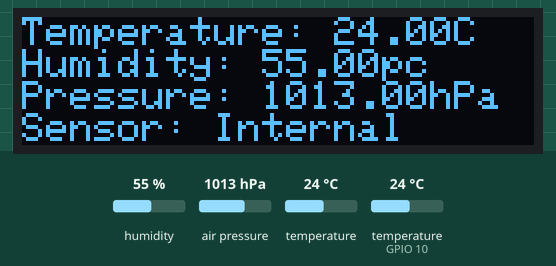
Recording of a program running on a simulated ESP32-C3. Parts: 128×32 one-colour display. The inputs (shaded band) are chosen by the test bench; at power-on: humidity 55 %, air pressure 1013 hPa, temperature 24 °C, temperature (sensor on GPIO 10) 24 °C. What the program prints to the serial monitor is not drawn.

Above: at 1.2 s.
1.3 s: humidity set to 22 %
At 2.4 s:
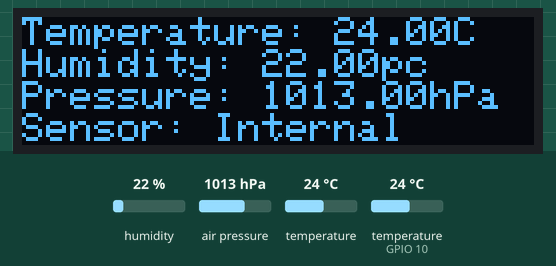
3.5 s: air pressure set to 952 hPa
At 4.9 s:
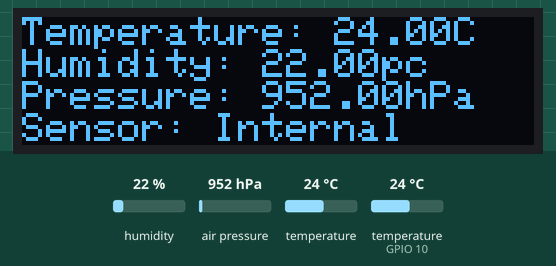
5.6 s: temperature (sensor 0) set to 12 °C
At 11.2 s:
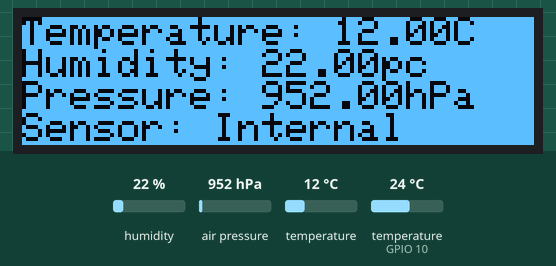
11.3 s: humidity set to 40 %
At 13.6 s:
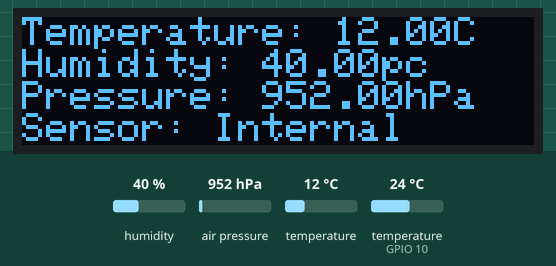
14.7 s: air pressure set to 975 hPa
At 17.3 s:
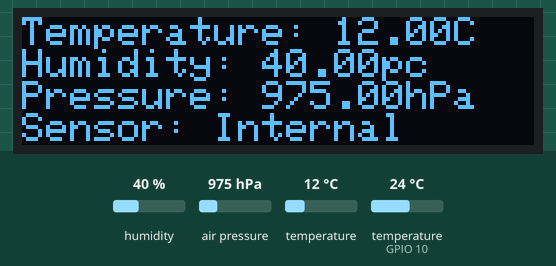
Timing chart, 0 to 18.7 s (numbered marks = the images above; inputs shaded):
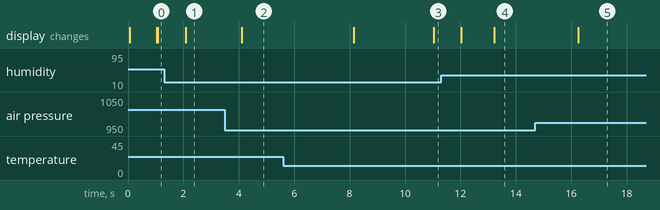

Measured:
- after the input at 1.3 s, the display: changes after 0.78 s (image 1)
- after the input at 3.5 s, the display: changes after 0.61 s (image 2)
- after the input at 5.6 s, the display: first changes after 2.6 s (image 3 shows a later state)
- after the input at 11.3 s, the display: first differs from a run without the input after 1.9 s (image 4)
- after the input at 14.7 s, the display: changes after 1.6 s (image 5)

The program:

main.cpp
```cpp
#include <Arduino.h>
#include <Wire.h>
#include <Adafruit_GFX.h>
#include <Adafruit_SSD1306.h>
#include <Adafruit_Sensor.h>
#include <Adafruit_I2CDevice.h>
#include <Adafruit_BME280.h>

#include <OneWire.h>
#include <DallasTemperature.h>

#include "device.hpp"

#define DEVICE_STRING "<TempStick 0> | "
#define BUTTON_PIN 0

Adafruit_BME280 bme280;
Adafruit_SSD1306 display = Adafruit_SSD1306(128, 32, &Wire);

OneWire oneWire(10);
DallasTemperature external_sensor(&oneWire);
DeviceAddress temp_addr;

Device dev;

void detectBME280(void){
    if(!bme280.begin(0x76, &Wire)){
        dev.InternalAvailable(false);
    }else{
        dev.InternalAvailable(true);
    }
}

void getDataFromSensor(void* parameter){
    detectBME280();
    external_sensor.begin();

    while(true){
        if(dev.IsInternalAvailable()){
            dev.UpdateInternalValues({bme280.readTemperature(), bme280.readHumidity(),bme280.readPressure() / 100.0});
        } else {
            dev.UpdateInternalValues({0, 0, 0});
            detectBME280();
        }

        external_sensor.requestTemperatures(); // Send the command to get temperatures
        if(!external_sensor.getAddress(temp_addr, 0)){
            dev.UpdateExternalValues(0);
            dev.ExternalAvailable(false);
        } else {
            dev.UpdateExternalValues(external_sensor.getTempC(temp_addr));
            dev.ExternalAvailable(true);
        }

        vTaskDelay(1000);
    }
}

void sendDataSerial(void* parameter){
    while(true){
        Serial.print(DEVICE_STRING);
        //Internal Sensor
        if(dev.IsInternalAvailable()){
            auto internal_data = dev.GetInternalValues();
            Serial.printf("%.02f, %.02f, %.02f | ",
                        std::get<0>(internal_data),
                        std::get<1>(internal_data),
                        std::get<2>(internal_data));
        } else {
            Serial.printf("no_data | ");
        }

        //External Sensor
        if(dev.IsExternalAvailable()){
            auto external_data = dev.GetExternalValues();
            Serial.printf("%.02f\n", external_data);
        } else {
            Serial.printf("no_data\n");
        }

        vTaskDelay(1000);
    }
}

void buttonPressSimulator(void* parameter){
    while(true){
        dev.ButtonPress();
        vTaskDelay(1000);
    }
}

void screenDisplay(void* parameter){
    display.setTextSize(1);
    display.setTextColor(SSD1306_WHITE);
    display.clearDisplay();
    display.display();

    while(true){
        display.clearDisplay();

        switch (dev.ScreenState()){
        case ScreenState_t::SCREEN_INTERNAL:
            if(dev.IsInternalAvailable()){
                display.setCursor(0,0);

                auto internal_data = dev.GetInternalValues();
                display.printf("Temperature: %.02fC\nHumidity: %.02fpc\nPressure: %.02fhPa\nSensor: Internal",
                    std::get<0>(internal_data),
                    std::get<1>(internal_data),
                    std::get<2>(internal_data));
            } else {
                display.setCursor(0,0);
                display.printf("Internal sensor not available");
            }
            break;
        case ScreenState_t::SCREEN_EXTERNAL:
            display.setCursor(0,0);
            if(dev.IsExternalAvailable()){
                display.printf("Temperature: %.02fC\n\n\nSensor: Probe",
                    dev.GetExternalValues());
            }else{
                display.printf("Sensor not connected\n\n\nSensor: Probe");
            }
            break;
        case ScreenState_t::SCREEN_BLUETOOTH:
            display.setCursor(0,0);
            display.print("Bluetooth");
            break;
        case ScreenState_t::SCREEN_OFF:
            // Do nothing and disables the burn in avoider
            break;
        default:
            break;
        }
        display.display();

        vTaskDelay(1000);
    }
}

void burningAvoider(void* parameter){
    int isInverted = 0;

    while(1){
        if(dev.ScreenState() == ScreenState_t::SCREEN_OFF && !isInverted){
            vTaskDelay(1000);
            continue;
        }
        isInverted = !isInverted;
        display.invertDisplay(isInverted);
        if(isInverted)
            vTaskDelay(1000);
        else
            vTaskDelay(10000);
    }
}

void setup(){
    pinMode(BUTTON_PIN, INPUT_PULLDOWN);
    pinMode(22, INPUT_PULLUP);
    pinMode(21, INPUT_PULLUP);

    Serial.begin(9600);

    while(!display.begin(SSD1306_SWITCHCAPVCC, 0x3C)){
        Serial.println("Failed Initializing display");
        vTaskDelay(1000);
    }

    xTaskCreate(
        burningAvoider,   /* Task function. */
        "BurningAvoider", /* String with name of task. */
        10000,            /* Stack size in bytes. */
        NULL,             /* Parameter passed as input of the task */
        3,                /* Priority of the task. */
        NULL);            /* Task handle. */

    xTaskCreate(sendDataSerial, "SerialData", 10000, NULL, 1, NULL);
    xTaskCreate(screenDisplay, "Display", 10000, NULL, 2, NULL);
    xTaskCreate(getDataFromSensor, "GetData", 10000, NULL, 1, NULL);
    // xTaskCreate(buttonPressSimulator, "SimulatedButton", 10000, NULL, 1, NULL);
}

void loop(){
    if(digitalRead(BUTTON_PIN)){
        dev.ButtonPress();
        delay(1000);
    }
}
```

device.hpp
```cpp
#pragma once
#include<tuple>

enum class ScreenState_t{
    SCREEN_INTERNAL = 0,
    SCREEN_EXTERNAL,
    SCREEN_BLUETOOTH,
    SCREEN_WIFI,
    SCREEN_OFF,
};

class Device{
public:
    bool IsInternalAvailable() const {return internal_.isAvailable;}
    bool IsExternalAvailable() const {return external_.isAvailable;}

    void InternalAvailable(bool status);
    void ExternalAvailable(bool status);

    void ButtonPress();
    void UpdateInternalValues(std::tuple<float, float, float> new_values);
    std::tuple<float, float, float> GetInternalValues();

    void UpdateExternalValues(float new_value);
    float GetExternalValues();

    ScreenState_t ScreenState(){ return screen_state_;}
private:
    struct{
        bool isAvailable;
        float temperature;
        float humidity;
        float pressure;
    }internal_; // bme280

    struct{
        bool isAvailable;
        float temperature;
    }external_; // onewire sensor... TODO: get the name of the sensor

    ScreenState_t screen_state_ = ScreenState_t::SCREEN_INTERNAL;
};
```

device.cpp
```cpp
#include "device.hpp"

void Device::ButtonPress(){
    switch (screen_state_){
    case ScreenState_t::SCREEN_INTERNAL:
        screen_state_ = ScreenState_t::SCREEN_EXTERNAL;
        break;
    case ScreenState_t::SCREEN_EXTERNAL:
        screen_state_ = ScreenState_t::SCREEN_OFF;
        break;
    case ScreenState_t::SCREEN_OFF:
        screen_state_ = ScreenState_t::SCREEN_INTERNAL;
        break;
    // case ScreenState_t::SCREEN_WIFI:
    //     screen_state_ = ScreenState_t::SCREEN_INTERNAL;
    //     break;
    default:
        screen_state_ = ScreenState_t::SCREEN_INTERNAL;
        break;
    }
}

void Device::UpdateInternalValues(std::tuple<float, float, float> new_values){
    internal_.temperature = std::get<0>(new_values);
    internal_.humidity = std::get<1>(new_values);
    internal_.pressure = std::get<2>(new_values);
}

std::tuple<float, float, float> Device::GetInternalValues(){
    return {internal_.temperature, internal_.humidity, internal_.pressure};
}

void Device::UpdateExternalValues(float new_value){
    external_.temperature = new_value;
}

float Device::GetExternalValues(){
    return external_.temperature;
}

void Device::InternalAvailable(bool status){
    internal_.isAvailable = status;
}

void Device::ExternalAvailable(bool status){
    external_.isAvailable = status;
}
```
